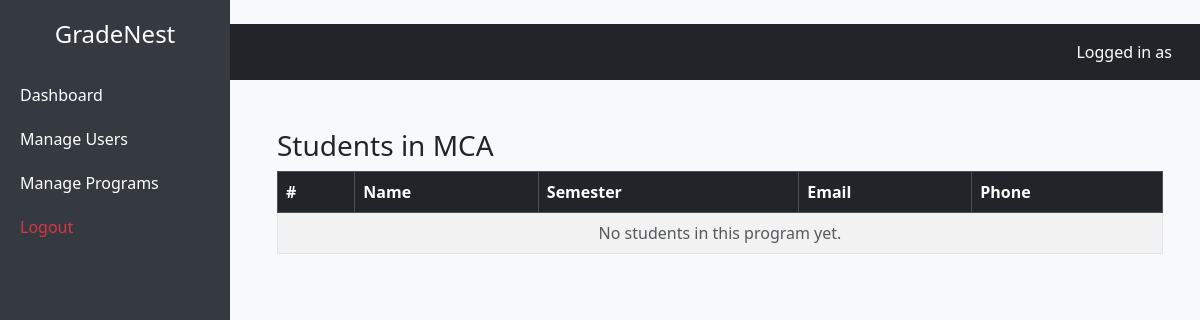
Before: /programs/1/students/ with the older database file.
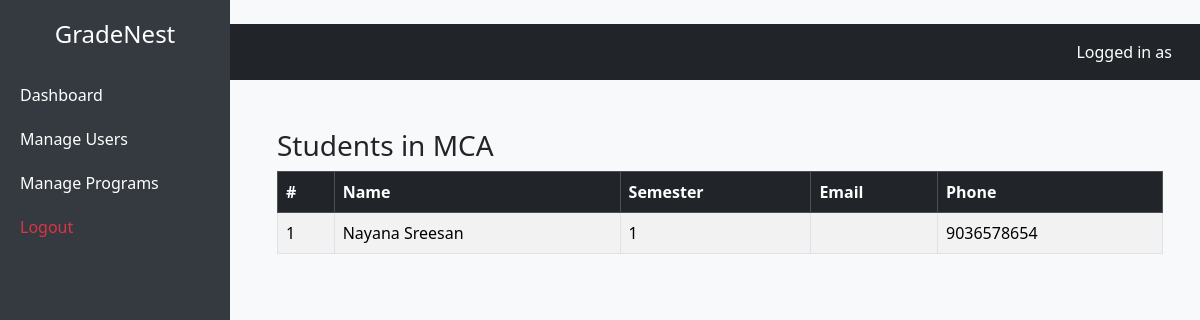
After: the same page with the newer database file.
### user_management/models.py (models this page shows, shortened)
class Student(models.Model):
    user = models.OneToOneField(User, on_delete=models.CASCADE)
    program = models.ForeignKey(Program, on_delete=models.SET_NULL, null=True, blank=True)
    semester = models.PositiveIntegerField(default=1)
    admission_number = models.CharField(max_length=20, unique=True)
    roll_number = models.CharField(max_length=20, blank=True, null=True)
    admission_year = models.PositiveIntegerField(null=True, blank=True)
    dob = models.DateField(null=True, blank=True)
    blood_group = models.CharField(max_length=5, blank=True, null=True)
    phone = models.CharField(max_length=15, blank=True, null=True)
    address = models.TextField(blank=True, null=True)
    pin_code = models.CharField(max_length=10, blank=True, null=True)
    father_name = models.CharField(max_length=100, blank=True, null=True)
    mother_name = models.CharField(max_length=100, blank=True, null=True)
    guardian_name = models.CharField(max_length=100, blank=True, null=True)
    guardian_number = models.CharField(max_length=15, blank=True, null=True)
    guardian_email = models.EmailField(blank=True, null=True)
    tenth_percentage = models.DecimalField(max_digits=5, decimal_places=2, null=True, blank=True)
    twelfth_percentage = models.DecimalField(max_digits=5, decimal_places=2, null=True, blank=True)
    bachelor_percentage = models.DecimalField(max_digits=5, decimal_places=2, null=True, blank=True)
    photo = models.ImageField(upload_to='students/photos/', blank=True, null=True)
    identification_document = models.FileField(upload_to='students/id_docs/', blank=True, null=True)

### program_management/views.py (the view)
# urls.py: path('<int:program_id>/students/', program_students, name='program_students'),
def program_students(request, program_id):
    program = get_object_or_404(Program, id=program_id)
    students = Student.objects.filter(program=program)
    return render(request, 'program_management/program_students.html', {
        'program': program,
        'students': students
    })

### program_management/templates/program_management/program_students.html (shortened to what this page needs)
{% extends "base.html" %}
{% block content %}
<div class="container mt-4">
    <h3>Students in {{ program.name }}</h3>
    <table class="table table-striped table-bordered">
        <thead class="table-dark">
            <tr>
                <th>#</th>
                <th>Name</th>
                <th>Semester</th>
                <th>Email</th>
                <th>Phone</th>
            </tr>
        </thead>
        <tbody>
        {% for student in students %}
            <tr>
                <td>{{ forloop.counter }}</td>
                <td>{{ student.user.first_name }} {{ student.user.last_name }}</td>
                <td>{{ student.semester }}</td>
                <td>{{ student.email }}</td>
                <td>{{ student.phone }}</td>
            </tr>
        {% empty %}
            <tr>
                <td colspan="5" class="text-center text-muted">No students in this program yet.</td>
            </tr>
        {% endfor %}
        </tbody>
    </table>
</div>
{% endblock %}

Changed rows visible on the page:
added Student: user.first_name "Nayana", user.last_name "Sreesan", semester "1", phone "9036578654"
Other visible differences:
text no longer shown: "No students in this program yet."
